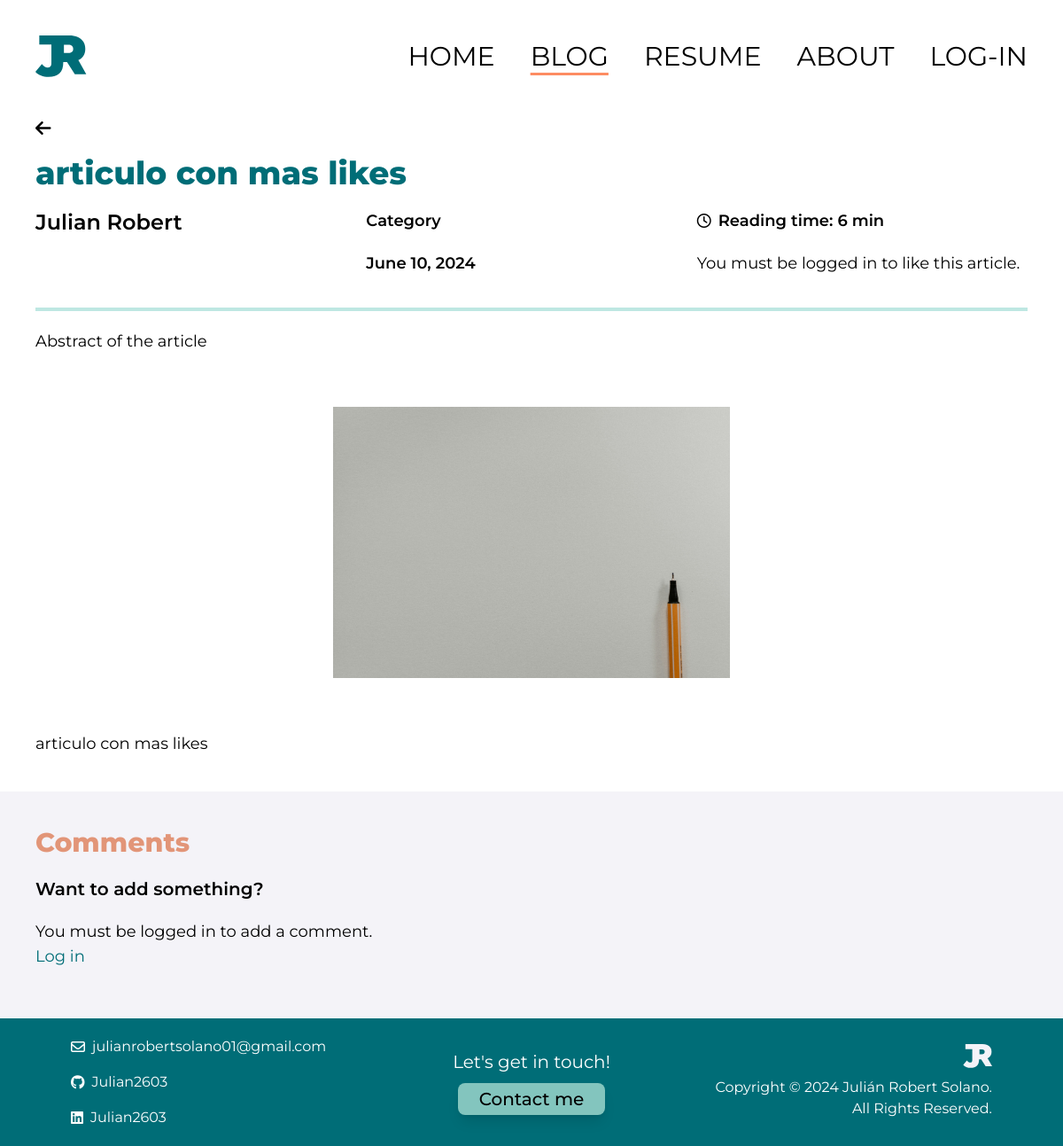
The page /blog/article/7 on the database its author committed.
### blog/models.py (models this page shows, shortened)
class Article(models.Model):
  title = models.CharField(max_length=255)
  author = models.ForeignKey(User, on_delete=models.CASCADE)
  category = models.CharField(max_length=255, default="Category")
  date = models.DateField(default=datetime.date.today)
  abstract = models.CharField(max_length=500, default='Abstract of the article')
  reading_time = models.IntegerField(default=5)
  likes = models.IntegerField(default=0)
  body = models.TextField()

### blog/views.py (the view)
# urls.py: path('article/<int:pk>', ArticleDetailView.as_view(), name="article"),
class ArticleDetailView(DetailView):
    model = Article
    template_name = 'article.html'
    def get_context_data(self, **kwargs):
        context = super().get_context_data(**kwargs)
        context['comments'] = Comment.objects.filter(article=self.object).order_by('-comment_date')
        context['form'] = CommentForm()
        return context

### blog/templates/article.html (shortened to what this page needs)
{% load socialaccount %}
{% load static tailwind_tags %}
<html lang="en" class="scroll-smooth">
  <head>
    {% load static %}
    {% tailwind_css %}
</head>
<body>
<div class="pt-10 pb-2 flex justify-between px-10 items-center">
  <div class="flex justify-start">
      <img src="{% static 'imgs/logo.svg' %}" alt="Logo">
  </div>
  <div class="hidden md:flex flex-row justify-center space-x-10">
      <a href="{% url 'home' %}" class="font-sans font-normal text-3xl transition duration-300 hover:text-[#FD8C62]">HOME</a>
      <a href="{% url 'blog' %}" class="font-sans font-normal text-3xl transition duration-300 decoration-[#FD8C62] underline underline-offset-8">BLOG</a>
      <a href="{% url 'resume' %}" class="font-sans font-normal text-3xl transition duration-300 hover:text-[#FD8C62]">RESUME</a>
      <a href="{% url 'about' %}" class="font-sans font-normal text-3xl transition duration-300 hover:text-[#FD8C62]">ABOUT</a>
      {% if user.is_authenticated %}
      <div class="relative">
        <button id="profile-btn" class="flex items-center space-x-2 focus:outline-none">
            <i class="fas fa-user-circle text-3xl"></i>
        </button>
        <div id="profile-menu" class="hidden absolute right-0 mt-2 w-auto bg-white border border-gray-200 rounded-lg shadow-lg">
            <div class="py-2 px-4">
                <p class="text-gray-900">{{ user.first_name }} {{ user.last_name }}</p>
                <p class="text-gray-500">{{ user.email }}</p>
            </div>
            <div class="py-2 border-t border-gray-200 hover:bg-gray-100">
                <a href="{% url 'account_logout' %}" class="block px-4 py-2 text-gray-700">Log out</a>
            </div>
        </div>
    </div>
      {% else %}
      <a href="{% provider_login_url 'google' %}?next=/" class="font-sans font-normal text-3xl transition duration-300 hover:text-[#FD8C62]">LOG-IN</a>
      {% endif %}
  </div>
</div>
  <section id="article">
    <div class="p-10 flex flex-col gap-5">
      <div class="flex justify-start align-center text-xl">
        <a href="{% url 'blog' %}"><i class="fa-solid fa-arrow-left"></i></a>
      </div>
      <h1 class="font-sans font-extrabold text-4xl text-[#006D77]">{{ article.title }}</h1>
      <div class="grid grid-cols-3">
        <div class="">
          <h2 class="font-sans font-semibold text-2xl text-black">{{ article.author.first_name }} {{ article.author.last_name }}</h2>
        </div>
        <div class="flex flex-col gap-5">
          <h2 class="font-sans font-semibold text-lg text-black"> {{ article.category }} </h2>
          <h2 class="font-sans font-semibold text-lg text-black"> {{ article.date }} </h2>
        </div>
        <div class="flex flex-col gap-5">
          <div class="flex flex-row gap-2 justify-start align-center items-center">
            <i class="fa-regular fa-clock"></i>
            <h2 class="font-sans font-semibold text-lg text-black"> Reading time: {{ article.reading_time }} min</h2>
          </div>
          {% if user.is_authenticated %}
            <button id="like-button" class="flex flex-row gap-2 justify-start align-center items-center focus:outline-none" data-article-id="{{ article.id }}">
              <i id="like-icon" class="fa-regular fa-heart"></i>
              <h2 id="like-count" class="font-sans font-normal text-lg text-black">{{ article.likes }} likes</h2>
            </button>
          {% else %}
            <p class="font-sans font-normal text-lg text-black">You must be logged in to like this article.</p>
          {% endif %}
        </div>
      </div>
      <hr class="flex justify-center align-center items-center border-2 roundes-full border-[#BEE7E2] w-full mt-4">
      <div class="flex flex-col text-justify">
        <p class="font-sans font-regular text-lg text-black"> {{ article.abstract }} </p>
      </div>
      <div class="flex justify-center my-10">
        <img class="flex items-center w-2/5" src="{% static 'imgs/placeholder.jpg' %}" alt="">
      </div>
      <div class="text-justify">
        <p class="font-sans font-regular text-lg text-black"> {{ article.body }}</p>
      </div>
    </div>
  </section>
 <section id="comments">
  <div class="flex flex-col gap-5 p-10 bg-[F4F3F8]">
    <h2 class="font-sans font-extrabold text-3xl text-[#E29578]">Comments</h2>
    <div class="flex flex-col justify-start items-start gap-5">
      <h2 class="font-sans font-semibold text-xl text-black">Want to add something?</h2>
      <div class="w-11/12 mb-4">
        {% if user.is_authenticated %}
          <form id="commentForm" method="POST" action="{% url 'add-comment' %}">
            {% csrf_token %}
            <div class="grid xl:grid-cols-4 xl:gap-6">
              <div class="relative z-0 mb-6 w-full group">
                <input type="tel" name="name" id="floating_name" class="block py-2.5 px-0 w-full text-sm text-black bg-transparent border-0 border-b-2 border-gray-500 appearance-none focus:outline-none focus:ring-0 focus:border-[#006D77] peer" placeholder=" " required />
                <label for="floating_name" class="absolute text-sm text-gray-500 duration-300 transform -translate-y-6 scale-75 top-3 -z-10 origin-[0] peer-focus:left-0 peer-focus:text-[#006D77] peer-placeholder-shown:scale-100 peer-placeholder-shown:translate-y-0 peer-focus:scale-75 peer-focus:-translate-y-6">Name</label>
              </div>
              <div class="col-span-2 relative z-0 mb-6 w-full group ">
                <input type="text" name="comment_body" id="floating_comment" class="block py-2.5 px-0 w-full text-sm text-black bg-transparent border-0 border-b-2 border-gray-500 appearance-none focus:outline-none focus:ring-0 focus:border-[#006D77] peer" placeholder=" " required />
                <label for="floating_comment" class="absolute text-sm text-gray-500 duration-300 transform -translate-y-6 scale-75 top-3 -z-10 origin-[0] peer-focus:left-0 peer-focus:text-[#006D77] peer-placeholder-shown:scale-100 peer-placeholder-shown:translate-y-0 peer-focus:scale-75 peer-focus:-translate-y-6">Write a comment</label>
              </div>
              <div class="">
                <button type="submit" class="text-white bg-[#006D77] transition duration-300 shadow-lg hover:bg-[#83C5BE]/70 hover:text-gray-700 focus:ring-4 focus:ring-blue-300 font-medium rounded-lg text-base w-full sm:w-auto px-5 py-2.5 text-center">Add comment</button>
              </div>
            </div>
            <input type="hidden" name="article_id" value="{{ article.id }}">
          </form>
        {% else %}
          <p class="font-sans font-normal text-lg text-black">You must be logged in to add a comment.</p>
          <a href="{% url 'login' %}" class="font-sans font-normal text-lg text-[#006D77] hover:underline">Log in</a>
        {% endif %}
      </div>
    </div>
  </div>
</section>
   <div class="p-5 px-20 bg-[#006D77] grid grid-cols-1 md:grid-cols-3 gap-7 shrink-0">
    <div class="flex flex-col items-center md:items-start gap-4">
        <div class="flex items-center space-x-2">
            <i class="fa-regular fa-envelope text-white"></i>
            <a class="font-sans font-normal text-s text-white" href="mailto:julian.robertsolano@ucr.ac.cr">julianrobertsolano01@gmail.com</a>
        </div>
        <div class="flex items-center space-x-2">
            <i class="fa-brands fa-github text-white"></i>
            <a class="font-sans font-normal text-s text-white" href="https://github.com/">Julian2603</a>
        </div>
        <div class="flex items-center space-x-2">
            <i class="fa-brands fa-linkedin text-white"></i>
            <a class="font-sans font-normal text-s text-white" href="https://www.linkedin.com/">Julian2603</a>
        </div>
    </div>
    <div class="flex flex-col items-center justify-center gap-2.5">
        <p class="font-sans font-normal text-xl text-white text-center">Let's get in touch!</p>
        <a href="{% url 'contact' %}" class="bg-[#83C5BE] transition duration-300 hover:bg-[#83C5BE]/70 p-1 px-6 rounded-lg font-sans font-medium text-xl text-black shadow-lg">Contact me</a>
    </div>
    <div class="flex flex-col items-center md:items-end gap-1.5">
        <div class="flex justify-center md:justify-end">
            <img class="h-10" src="{% static 'imgs/logo-white.svg' %}">
        </div>
        <div class="text-center md:text-right">
            <p class="font-sans font-normal text-s text-white">Copyright &#169; 2024 Julián Robert Solano. All Rights Reserved.</p>
        </div>
    </div>
</div>
</body>
</html>

### rows shown on the page
Article: title "articulo con mas likes", author.first_name "Julian", author.last_name "Robert", category "Category", date "June 10, 2024", reading_time "6", abstract "Abstract of the article", body "articulo con mas likes"
